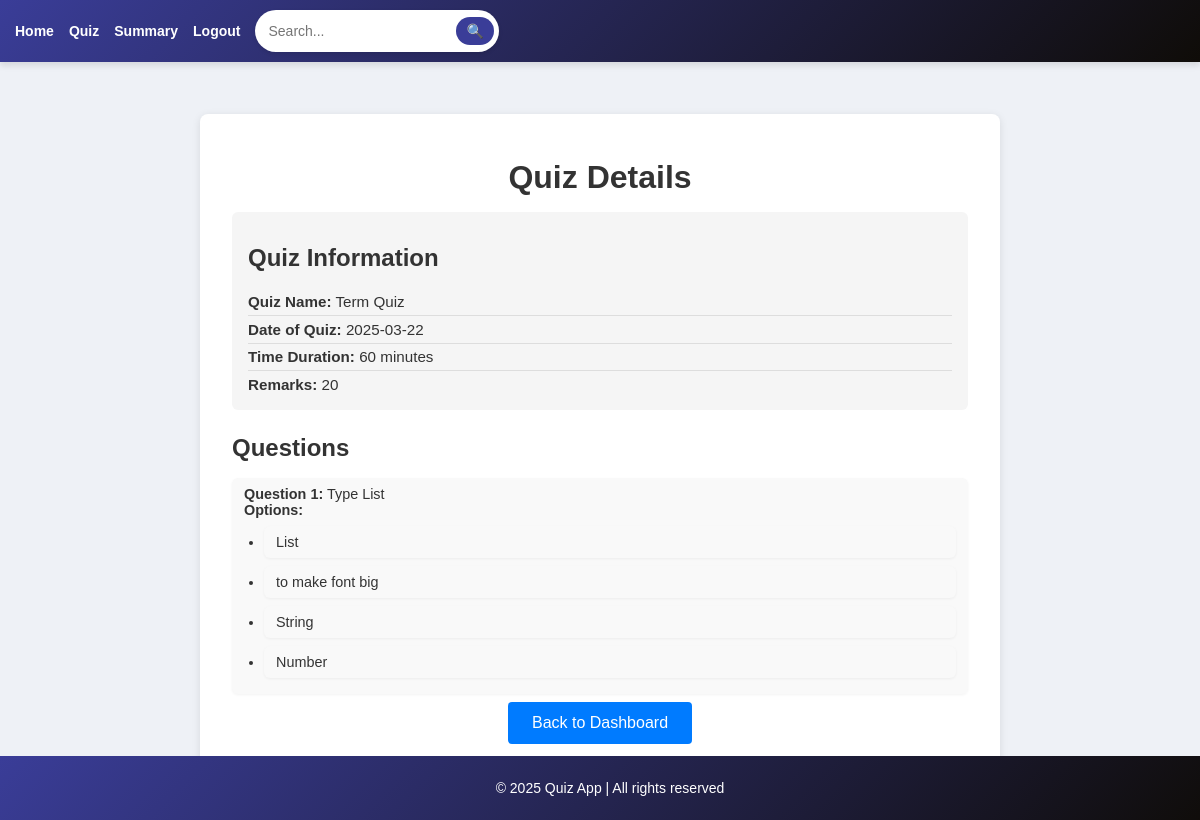
Before: /quiz/2 with the older database file.
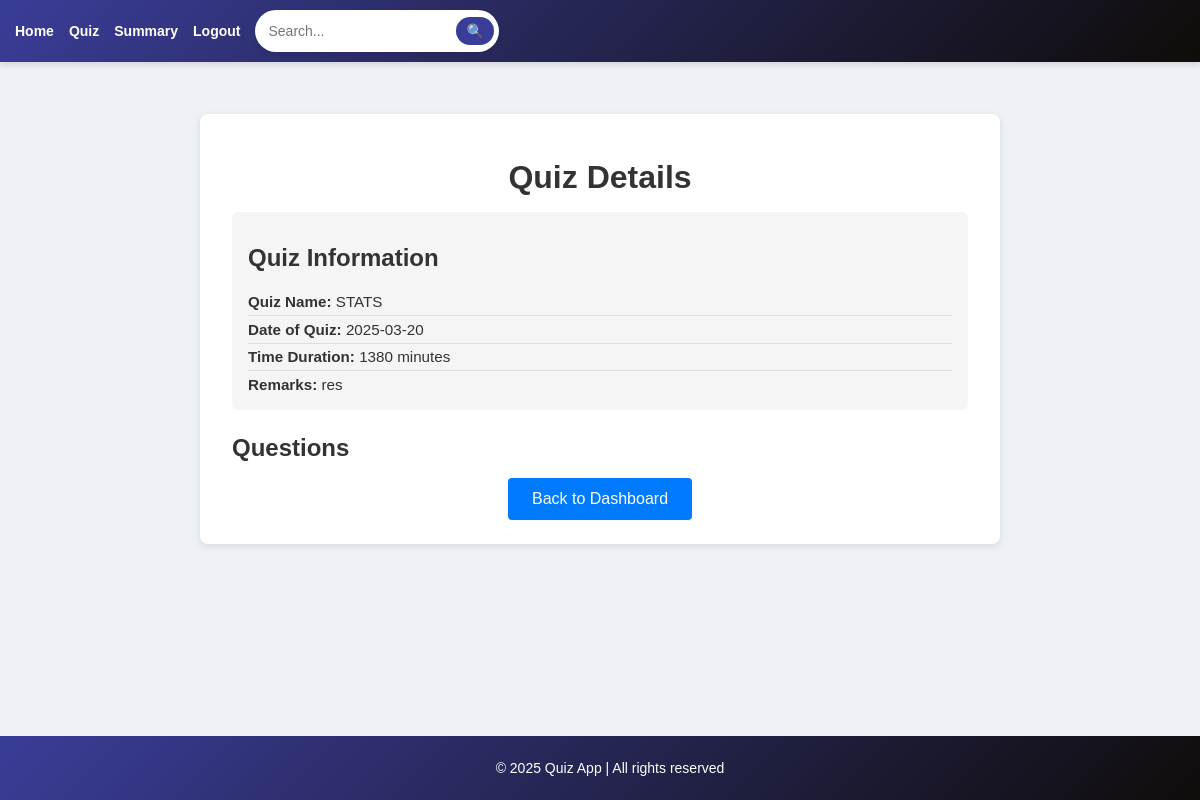
After: the same page with the newer database file.
### models.py (models this page shows, shortened)
class Quiz(db.Model):
    __tablename__ = 'quiz'
    id = db.Column(db.Integer, primary_key=True)
    chapter_id = db.Column(db.Integer, db.ForeignKey('chapters.id'), nullable=False)
    name = db.Column(db.String(225), unique=True, nullable=False)
    date_of_quiz = db.Column(db.Date, nullable=True)
    time_duration = db.Column(db.Integer, nullable=True)
    remarks = db.Column(db.String(255), nullable=True)
    chapter = db.relationship('Chapter', back_populates='quizzes')
    scores = db.relationship('Score', backref='quiz', lazy=True)

class Question(db.Model):
    __tablename__ = 'questions'
    id = db.Column(db.Integer, primary_key=True)
    question_statement = db.Column(db.String, nullable=False)
    option1 = db.Column(db.String, nullable=False)
    option2 = db.Column(db.String, nullable=False)
    option3 = db.Column(db.String, nullable=False)
    option4 = db.Column(db.String, nullable=False)
    correct_answer = db.Column(db.String, nullable=False)
    chapter_id = db.Column(db.Integer, db.ForeignKey('chapters.id'), nullable=False)
    chapter = db.relationship("Chapter", back_populates="questions")

### app.py (the view)
@app.route('/quiz/<int:quiz_id>', methods=['GET'])
def view_quiz(quiz_id):
    quiz = Quiz.query.filter_by(id=quiz_id).first()
    if not quiz:
        return "Quiz not found", 404
    questions = Question.query.filter_by(chapter_id=quiz.chapter_id).all()
    return render_template('view_quiz.html', quiz=quiz, questions=questions)

### templates/view_quiz.html (shortened to what this page needs)
{% extends 'base.html' %}
{% block content %}
<div class="container">
    <h1 class="text-center">Quiz Details</h1>
    <div class="quiz-details">
        <h2>Quiz Information</h2>
        <ul>
            <li><strong>Quiz Name:</strong> {{ quiz.name }}</li>
            <li><strong>Date of Quiz:</strong> {{ quiz.date_of_quiz }}</li>
            <li><strong>Time Duration:</strong> {{ quiz.time_duration }} minutes</li>
            <li><strong>Remarks:</strong> {{ quiz.remarks }}</li>
        </ul>
    </div>
    <h2>Questions</h2>
    <div class="questions-list">
        <ul>
            {% for question in questions %}
                <li>
                    <strong>Question {{ loop.index }}:</strong> {{ question.question_statement }}<br>
                    <strong>Options:</strong>
                    <ul>
                        <li>{{ question.option1 }}</li>
                        <li>{{ question.option2 }}</li>
                        <li>{{ question.option3 }}</li>
                        <li>{{ question.option4 }}</li>
                    </ul>
                </li>
            {% endfor %}
        </ul>
    </div>
    <div class="text-center">
        <a href="{{ url_for('admin_dashboard') }}" class="btn btn-primary">Back to Dashboard</a>
    </div>
</div>
{% endblock %}

Changed rows visible on the page:
removed Question: question_statement "Type List", option1 "List", option2 "to make font big", option3 "String", option4 "Number"
changed Quiz: name "Term Quiz" → "STATS"; date_of_quiz "2025-03-22" → "2025-03-20"; time_duration "60" → "1380"; remarks "20" → "res"
